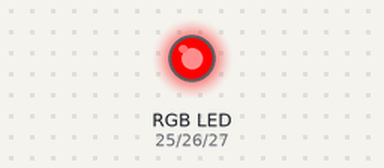
The sketch below on a simulated ESP32. Shown: an RGB LED mixed from three pins (HIGH = lit).

Above: at 0.05 s.
At 1.65 s:
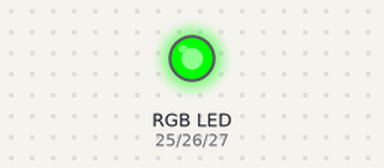
At 2.45 s:
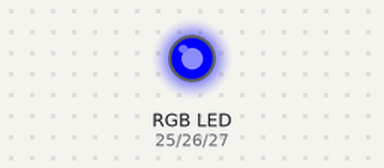
At 3.25 s:
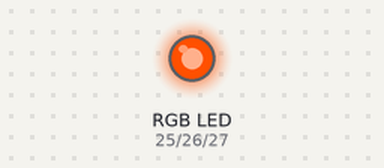
At 4.85 s:
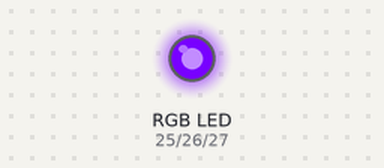
At 6.5 s:
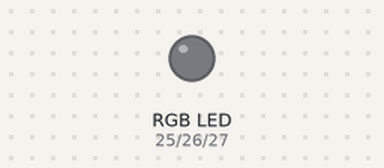
Timing chart, 0 to 8.5 s (numbered marks = the images above):
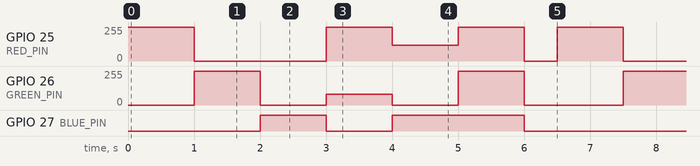

Measured:
- by itself, GPIO 25 (RED_PIN): repeats every 6.5 s: 0/255 2.0 s, 255/255 1.0 s, 120/255 1.0 s, 255/255 1.0 s, 0/255 0.50 s, 255/255 1.0 s
- by itself, GPIO 26 (GREEN_PIN): repeats every 6.5 s: 0/255 1.0 s, 80/255 1.0 s, 0/255 1.0 s, 255/255 1.0 s, 0/255 1.5 s, 255/255 1.0 s
- by itself, GPIO 27 (BLUE_PIN): repeats every 6.5 s: LOW 1.0 s, HIGH 2.0 s, LOW 2.5 s, HIGH 1.0 s

The sketch:

day_18_rgb_led_color_mixing.ino
```cpp
// Day 18: RGB LED color mixing with LEDC (Arduino-ESP32 core 3.x).
// Assumes a common-cathode RGB LED. Each color pin needs its own resistor.
const int RED_PIN = 25;
const int GREEN_PIN = 26;
const int BLUE_PIN = 27;
const int PWM_FREQ = 5000;
const int PWM_BITS = 8;
void setColor(uint8_t red, uint8_t green, uint8_t blue) {
  ledcWrite(RED_PIN, red);
  ledcWrite(GREEN_PIN, green);
  ledcWrite(BLUE_PIN, blue);
}
void setup() {
  Serial.begin(115200);
  bool ok = ledcAttach(RED_PIN, PWM_FREQ, PWM_BITS) &&
            ledcAttach(GREEN_PIN, PWM_FREQ, PWM_BITS) &&
            ledcAttach(BLUE_PIN, PWM_FREQ, PWM_BITS);
  if (!ok) {
    Serial.println("LEDC attach failed.");
    while (true) delay(1000);
  }
}
void loop() {
  setColor(255, 0, 0); delay(1000);     // red
  setColor(0, 255, 0); delay(1000);     // green
  setColor(0, 0, 255); delay(1000);     // blue
  setColor(255, 80, 0); delay(1000);    // orange
  setColor(120, 0, 255); delay(1000);   // purple
  setColor(255, 255, 255); delay(1000); // white
  setColor(0, 0, 0); delay(500);
}
```
